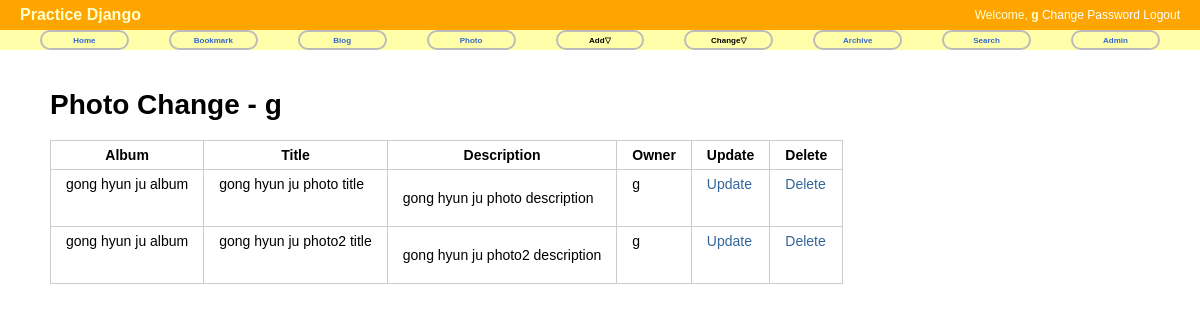
Before: /photo/photo/change/ (signed in) with the older database file.
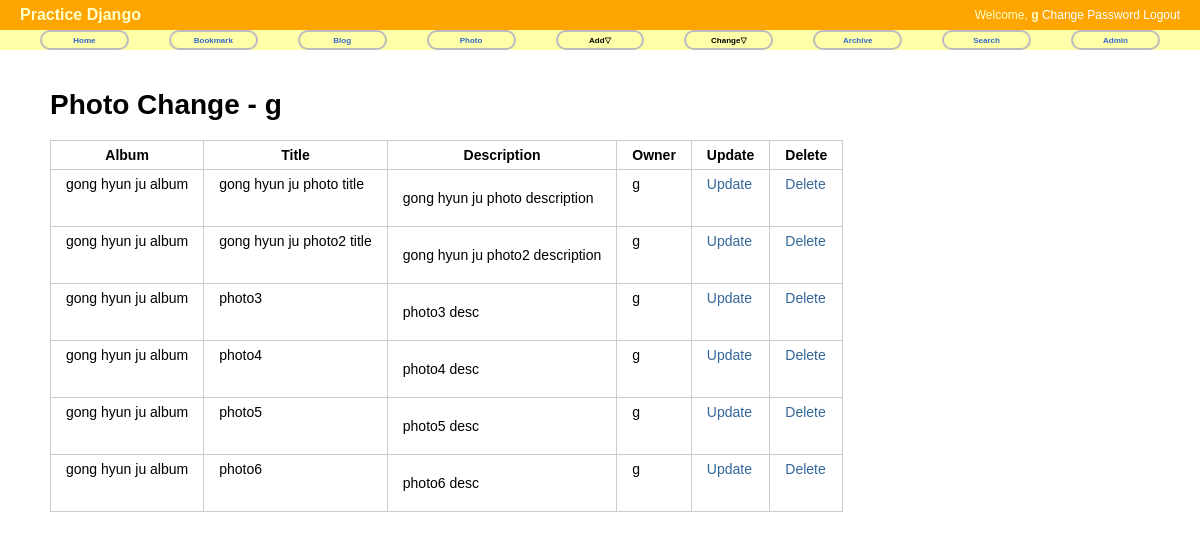
After: the same page with the newer database file.
### photo/models.py (models this page shows, shortened)
@python_2_unicode_compatible
class Photo(models.Model):
    album = models.ForeignKey(Album)
    title = models.CharField(max_length=50)
    image = ThumbnailImageField(upload_to='photo/%Y/%m')
    description = models.TextField('Photo Description', blank=True)
    upload_date = models.DateTimeField('Upload Date', auto_now_add=True)
    owner = models.ForeignKey(User, null=True)
    class Meta:
        ordering = ['title']

@python_2_unicode_compatible
class Album(models.Model):
    name = models.CharField(max_length=50)
    description = models.CharField('One Line Description', max_length=100, blank=True)
    owner = models.ForeignKey(User, null=True)
    class Meta:
        ordering = ['name']
    def __str__(self):
        return self.name

### photo/views.py (the view)
class PhotoChangeLV(LoginRequiredMixin, ListView):
    template_name = 'photo/photo_change_list.html'
    def get_queryset(self):
        return Photo.objects.filter(owner=self.request.user)

### photo/templates/photo/photo_change_list.html (shortened to what this page needs)
{% extends "base.html" %}
{% block content %}
<div id="content">
  <h1>Photo Change - {{user}}</h1>
  <table class="change-list">
    <tr>
      <th>Album</th>
      <th>Title</th>
      <th>Description</th>
      <th>Owner</th>
      <th>Update</th>
      <th>Delete</th>
    </tr>
    {% for item in object_list %}
    <tr>
      <td>{{ item.album }}</td>
      <td>{{ item.title }}</td>
      <td>{{ item.description|linebreaks }}</td>
      <td>{{ item.owner }}</td>
      <td><a href="{% url 'photo:photo_update' item.id %}">Update</a></td>
      <td><a href="{% url 'photo:photo_delete' item.id %}">Delete</a></td>
    </tr>
    {% endfor %}
  </table>
</div>
{% endblock %}

### templates/base.html (shortened to what this page needs)
<!DOCTYPE html>
<html>
  <head>
    {% load staticfiles %}
    <link rel="stylesheet" type="text/css" href="{% static "css/base.css" %}" />
    <link rel="stylesheet" type="text/css" href="{% block extrastyle %}{% endblock %}" />
  </head>
  <body>
    <div id="header">
      <h2 class="maintitle">Practice Django</h2>
      {% if user.is_active %}
      <h4 class="welcome">Welcome,
        <strong>{% firstof user.get_short_name user.get_username %}</strong>
        <a href="{% url 'password_change' %}">Change Password</a>
        <a href="{% url 'logout' %}">Logout</a>
      </h4>
      {% else %}
      <h4 class="welcome">Welcome, Anonymous /
        <a href="{% url 'login' %}">Login</a> /
        <a href="{% url 'register' %}">Register</a>
      </h4>
      {% endif %}
    </div>
    <div id="menu">
      <li><a href="{% url 'home' %}">Home</a></li>
      <li><a href="{% url 'bookmark:index' %}">Bookmark</a></li>
      <li><a href="{% url 'blog:index' %}">Blog</a></li>
      <li><a href="{% url 'photo:index' %}">Photo</a></li>
      <li>Add&bigtriangledown;
      </li>
      <li>Change&bigtriangledown;
      </li>
      <li><a href="{% url 'blog:post_archive' %}">Archive</a></li>
      <li><a href="{% url 'blog:search' %}">Search</a></li>
      <li><a href="{% url 'admin:index' %}">Admin</a></li>
    </div>
    {% block content %}{% endblock %}
  </body>
</html>

### static/css/base.css (style rules this page uses)
body { font-family: "Lucida Grande", Verdana, Arial, sans-serif; font-size: 14px; }
div#header { position: absolute; top: 0px; left: 0px; height: 30px; width: 100%; display: table; background: orange; }
div#menu { position: absolute; top: 30px; left: 0px; height: 20px; width: 100%; display: table; table-layout: fixed; border-spacing: 40px 0px; background: #ffa; font-size: 8px; }
div#content { position: absolute; top: 70px; left: 50px; right: 50px; }
.maintitle { display: table-cell; vertical-align: middle; padding-left: 20px; color: #ffc; font-weight: bold; font-size: 16px; }
.welcome { display: table-cell; vertical-align: middle; text-align: right; padding-right: 20px; color: #ffc; font-weight: normal; font-size: 12px; }
.welcome a:link, .welcome a:visited { color:white; }
div#menu a:link, div#menu a:visited { color: #36c; }
div#menu > li { display: table-cell; vertical-align: middle; border: 2px solid #bbb; border-radius: 25px; text-align: center; font-weight: bold; }
a:link, a:visited { color: #369; text-decoration: none; }
table { border-collapse: collapse; }
td, th { line-height: 18px; border-bottom: 1px solid #eee; vertical-align: top; padding: 5px 15px; font-family: "Lucida Grande", Verdana, Arial, sans-serif; }
table.change-list, table.change-list th, table.change-list td { border: 1px solid #ccc; }

Changed rows visible on the page:
added Photo: album "gong hyun ju album", title "photo3", description "photo3 desc", owner "g"
added Photo: album "gong hyun ju album", title "photo4", description "photo4 desc", owner "g"
added Photo: album "gong hyun ju album", title "photo5", description "photo5 desc", owner "g"
added Photo: album "gong hyun ju album", title "photo6", description "photo6 desc", owner "g"
